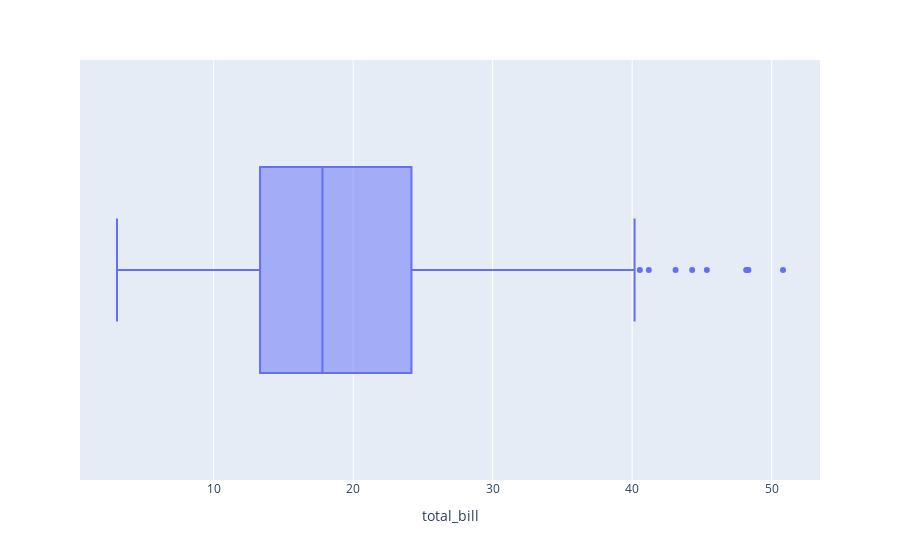

Notebook cell for this chart:
### Code cell
px.box(tips,'total_bill')

### Figure 1 — Plotly figure (JSON) as saved in the notebook; plotly's stock layout.template omitted (floating-point values rounded to 4 significant figures; data arrays with more than 128 entries replaced by an {"elided": "..."} marker saying what was removed)
{"data": [{"alignmentgroup": "True", "hovertemplate": "total_bill=%{x}<extra></extra>", "legendgroup": "", "marker": {"color": "#636efa"}, "name": "", "notched": false, "offsetgroup": "", "orientation": "h", "showlegend": false, "type": "box", "x": {"elided": "244 float values"}, "x0": " ", "xaxis": "x", "y0": " ", "yaxis": "y"}], "layout": {"boxmode": "group", "legend": {"tracegroupgap": 0}, "margin": {"t": 60}, "xaxis": {"anchor": "y", "domain": [0, 1], "title": {"text": "total_bill"}}, "yaxis": {"anchor": "x", "domain": [0, 1]}}}
